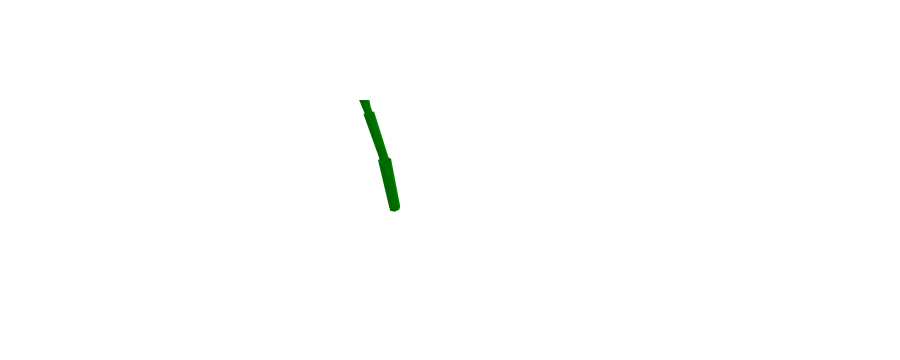

Notebook code cell kept with this figure:
### Code cell
import numpy as np
import plotly.graph_objects as go
from ipywidgets import interact, widgets

def cylinder_between_points(p0, p1, radius, n=8):
    """
    Generate the mesh data for a cylinder between two points p0 and p1.
    """
    # Vector from p0 to p1
    v = np.array(p1) - np.array(p0)
    # Length of the cylinder
    length = np.linalg.norm(v)
    if length == 0:
        return None  # Avoid division by zero
    # Unit vector in direction of cylinder axis
    v = v / length

    # Create arbitrary vectors orthogonal to v
    not_v = np.array([1, 0, 0])
    if (v == not_v).all():
        not_v = np.array([0, 1, 0])
    n1 = np.cross(v, not_v)
    n1 /= np.linalg.norm(n1)
    n2 = np.cross(v, n1)

    # Generate circle points in the plane orthogonal to v
    t = np.linspace(0, 2 * np.pi, n)
    circle = np.array([np.cos(t), np.sin(t)])
    circle_pts = radius * (np.outer(n1, circle[0]) + np.outer(n2, circle[1]))

    # Points at base and top of cylinder
    x_base = p0[0] + circle_pts[0]
    y_base = p0[1] + circle_pts[1]
    z_base = p0[2] + circle_pts[2]

    x_top = x_base + v[0] * length
    y_top = y_base + v[1] * length
    z_top = z_base + v[2] * length

    # Combine base and top points
    x = np.concatenate([x_base, x_top])
    y = np.concatenate([y_base, y_top])
    z = np.concatenate([z_base, z_top])

    # Define faces of the cylinder
    faces = []
    n_points = n
    for i in range(n_points):
        next_i = (i + 1) % n_points
        # Side faces
        faces.append([i, next_i, n_points + next_i])
        faces.append([i, n_points + next_i, n_points + i])
    return x, y, z, faces

def draw_tree_3d(x1, y1, z1, theta, phi, depth, angle_range_deg, length_factor,
                 linewidth_factor, length_scale, width_scale, branching_factor,
                 branching_scale, initial_depth, cylinders):
    if depth > 0:
        scale_exponent = initial_depth - depth
        scaled_length = length_factor * (length_scale ** scale_exponent)
        scaled_width = linewidth_factor * (width_scale ** scale_exponent)

        # Compute the direction vector
        direction = np.array([
            np.sin(theta) * np.cos(phi),
            np.sin(theta) * np.sin(phi),
            np.cos(theta)
        ])

        # Compute the new point
        x2 = x1 + direction[0] * scaled_length
        y2 = y1 + direction[1] * scaled_length
        z2 = z1 + direction[2] * scaled_length

        # Store the cylinder data
        cylinder_data = cylinder_between_points(
            [x1, y1, z1],
            [x2, y2, z2],
            scaled_width
        )
        if cylinder_data:
            x_cyl, y_cyl, z_cyl, faces = cylinder_data
            cylinders.append({
                'x': x_cyl,
                'y': y_cyl,
                'z': z_cyl,
                'faces': faces,
                'color': 'green'
            })

        # Compute current branching factor
        current_branching_factor = max(1, int(branching_factor * (branching_scale ** scale_exponent)))

        # Generate new branches
        angle_range_rad = np.deg2rad(angle_range_deg)

        for _ in range(current_branching_factor):
            # Random angles within the specified range
            delta_theta = angle_range_rad * (np.random.rand() - 0.5)
            delta_phi = angle_range_rad * (np.random.rand() - 0.5)
            new_theta = theta + delta_theta
            new_phi = phi + delta_phi
            # Recursive call
            draw_tree_3d(
                x2, y2, z2, new_theta, new_phi, depth - 1, angle_range_deg,
                length_factor, linewidth_factor, length_scale, width_scale,
                branching_factor, branching_scale, initial_depth, cylinders
            )

def plot_tree_3d(depth, angle_range_deg, length_factor, linewidth_factor,
                 length_scale, width_scale, branching_factor, branching_scale):
    cylinders = []
    initial_theta = 0  # Initial angle from z-axis
    initial_phi = 0    # Initial angle in x-y plane
    initial_depth = depth
    draw_tree_3d(
        0, 0, 0, initial_theta, initial_phi, depth, angle_range_deg,
        length_factor, linewidth_factor, length_scale, width_scale,
        branching_factor, branching_scale, initial_depth, cylinders
    )

    # Prepare data for plotting
    fig = go.Figure()
    for cyl in cylinders:
        fig.add_trace(go.Mesh3d(
            x=cyl['x'],
            y=cyl['y'],
            z=cyl['z'],
            color=cyl['color'],
            opacity=1.0,
            i=[face[0] for face in cyl['faces']],
            j=[face[1] for face in cyl['faces']],
            k=[face[2] for face in cyl['faces']],
            flatshading=True,
            showscale=False
        ))

    fig.update_layout(
        scene=dict(
            xaxis=dict(visible=False),
            yaxis=dict(visible=False),
            zaxis=dict(visible=False),
            aspectmode='data'
        ),
        showlegend=False
    )
    fig.show()

interact(
    plot_tree_3d,
    depth=widgets.IntSlider(min=1, max=8, step=1, value=4, description='Depth'),
    angle_range_deg=widgets.FloatSlider(min=0, max=180, step=1, value=30, description='Angle Range'),
    length_factor=widgets.FloatSlider(min=1, max=10, step=1, value=5, description='Base Length'),
    linewidth_factor=widgets.FloatSlider(min=0.1, max=2, step=0.1, value=0.5, description='Base Width'),
    length_scale=widgets.FloatSlider(min=0.5, max=1.5, step=0.05, value=0.7, description='Length Scale'),
    width_scale=widgets.FloatSlider(min=0.5, max=1.0, step=0.05, value=0.7, description='Width Scale'),
    branching_factor=widgets.IntSlider(min=1, max=5, step=1, value=2, description='Branches'),
    branching_scale=widgets.FloatSlider(min=0.5, max=1.0, step=0.1, value=1.0, description='Branching Scale')
)

### Figure 1 — Plotly figure (JSON) as saved in the notebook; plotly's stock layout.template omitted (floating-point values rounded to 4 significant figures)
{"data": [{"color": "green", "flatshading": true, "i": [0, 0, 1, 1, 2, 2, 3, 3, 4, 4, 5, 5, 6, 6, 7, 7], "j": [1, 9, 2, 10, 3, 11, 4, 12, 5, 13, 6, 14, 7, 15, 0, 8], "k": [9, 8, 10, 9, 11, 10, 12, 11, 13, 12, 14, 13, 15, 14, 8, 15], "opacity": 1, "showscale": false, "type": "mesh3d", "x": [0, -0.3909, -0.4875, -0.2169, 0.2169, 0.4875, 0.3909, 1.225e-16, 0, -0.3909, -0.4875, -0.2169, 0.2169, 0.4875, 0.3909, 1.225e-16], "y": [0.5, 0.3117, -0.1113, -0.4505, -0.4505, -0.1113, 0.3117, 0.5, 0.5, 0.3117, -0.1113, -0.4505, -0.4505, -0.1113, 0.3117, 0.5], "z": [0, 0, 0, 0, 0, 0, 0, 0, 5, 5, 5, 5, 5, 5, 5, 5]}, {"color": "green", "flatshading": true, "i": [0, 0, 1, 1, 2, 2, 3, 3, 4, 4, 5, 5, 6, 6, 7, 7], "j": [1, 9, 2, 10, 3, 11, 4, 12, 5, 13, 6, 14, 7, 15, 0, 8], "k": [9, 8, 10, 9, 11, 10, 12, 11, 13, 12, 14, 13, 15, 14, 8, 15], "opacity": 1, "showscale": false, "type": "mesh3d", "x": [0, -0.2675, -0.3336, -0.1485, 0.1485, 0.3336, 0.2675, 8.382e-17, 0.7345, 0.467, 0.4009, 0.5861, 0.883, 1.068, 1.002, 0.7345], "y": [0.35, 0.2177, -0.07853, -0.3156, -0.315, -0.07723, 0.2187, 0.35, 0.3191, 0.1868, -0.1094, -0.3465, -0.3459, -0.1081, 0.1878, 0.3191], "z": [5.003, 5.059, 5.071, 5.029, 4.965, 4.928, 4.945, 5.003, 8.425, 8.481, 8.493, 8.451, 8.387, 8.35, 8.366, 8.425]}, {"color": "green", "flatshading": true, "i": [0, 0, 1, 1, 2, 2, 3, 3, 4, 4, 5, 5, 6, 6, 7, 7], "j": [1, 9, 2, 10, 3, 11, 4, 12, 5, 13, 6, 14, 7, 15, 0, 8], "k": [9, 8, 10, 9, 11, 10, 12, 11, 13, 12, 14, 13, 15, 14, 8, 15], "opacity": 1, "showscale": false, "type": "mesh3d", "x": [0.7345, 0.5583, 0.5148, 0.6367, 0.8323, 0.9543, 0.9108, 0.7345, 1.694, 1.518, 1.474, 1.596, 1.792, 1.914, 1.87, 1.694], "y": [0.2135, 0.116, -0.09209, -0.2541, -0.248, -0.07843, 0.1269, 0.2135, 0.04891, -0.04856, -0.2566, -0.4186, -0.4125, -0.243, -0.03761, 0.04891], "z": [8.44, 8.508, 8.511, 8.447, 8.364, 8.325, 8.358, 8.44, 10.69, 10.76, 10.76, 10.7, 10.61, 10.57, 10.61, 10.69]}, {"color": "green", "flatshading": true, "i": [0, 0, 1, 1, 2, 2, 3, 3, 4, 4, 5, 5, 6, 6, 7, 7], "j": [1, 9, 2, 10, 3, 11, 4, 12, 5, 13, 6, 14, 7, 15, 0, 8], "k": [9, 8, 10, 9, 11, 10, 12, 11, 13, 12, 14, 13, 15, 14, 8, 15], "opacity": 1, "showscale": false, "type": "mesh3d", "x": [1.694, 1.588, 1.561, 1.635, 1.753, 1.827, 1.801, 1.694, 2.738, 2.631, 2.605, 2.679, 2.797, 2.87, 2.844, 2.738], "y": [-0.02433, -0.09427, -0.2404, -0.3527, -0.3465, -0.2266, -0.08323, -0.02433, -0.1164, -0.1864, -0.3325, -0.4448, -0.4386, -0.3187, -0.1753, -0.1164], "z": [10.68, 10.76, 10.77, 10.7, 10.61, 10.57, 10.6, 10.68, 12.04, 12.12, 12.13, 12.06, 11.97, 11.92, 11.95, 12.04]}, {"color": "green", "flatshading": true, "i": [0, 0, 1, 1, 2, 2, 3, 3, 4, 4, 5, 5, 6, 6, 7, 7], "j": [1, 9, 2, 10, 3, 11, 4, 12, 5, 13, 6, 14, 7, 15, 0, 8], "k": [9, 8, 10, 9, 11, 10, 12, 11, 13, 12, 14, 13, 15, 14, 8, 15], "opacity": 1, "showscale": false, "type": "mesh3d", "x": [1.694, 1.582, 1.554, 1.632, 1.756, 1.834, 1.806, 1.694, 2.632, 2.52, 2.492, 2.57, 2.694, 2.772, 2.744, 2.632], "y": [-0.02713, -0.1046, -0.2505, -0.3549, -0.3392, -0.2153, -0.07641, -0.02713, -0.3032, -0.3806, -0.5265, -0.6309, -0.6153, -0.4914, -0.3525, -0.3032], "z": [10.7, 10.76, 10.75, 10.68, 10.6, 10.57, 10.62, 10.7, 12.11, 12.17, 12.16, 12.09, 12.01, 11.98, 12.03, 12.11]}, {"color": "green", "flatshading": true, "i": [0, 0, 1, 1, 2, 2, 3, 3, 4, 4, 5, 5, 6, 6, 7, 7], "j": [1, 9, 2, 10, 3, 11, 4, 12, 5, 13, 6, 14, 7, 15, 0, 8], "k": [9, 8, 10, 9, 11, 10, 12, 11, 13, 12, 14, 13, 15, 14, 8, 15], "opacity": 1, "showscale": false, "type": "mesh3d", "x": [0.7345, 0.5535, 0.5088, 0.6341, 0.835, 0.9603, 0.9156, 0.7345, 1.535, 1.354, 1.309, 1.434, 1.635, 1.761, 1.716, 1.535], "y": [0.2141, 0.1225, -0.08463, -0.2513, -0.252, -0.08618, 0.1212, 0.2141, 0.2371, 0.1455, -0.06164, -0.2283, -0.229, -0.06319, 0.1442, 0.2371], "z": [8.419, 8.483, 8.5, 8.459, 8.389, 8.344, 8.358, 8.419, 10.73, 10.8, 10.82, 10.77, 10.7, 10.66, 10.67, 10.73]}, {"color": "green", "flatshading": true, "i": [0, 0, 1, 1, 2, 2, 3, 3, 4, 4, 5, 5, 6, 6, 7, 7], "j": [1, 9, 2, 10, 3, 11, 4, 12, 5, 13, 6, 14, 7, 15, 0, 8], "k": [9, 8, 10, 9, 11, 10, 12, 11, 13, 12, 14, 13, 15, 14, 8, 15], "opacity": 1, "showscale": false, "type": "mesh3d", "x": [1.535, 1.407, 1.376, 1.464, 1.606, 1.694, 1.663, 1.535, 2.054, 1.926, 1.895, 1.983, 2.125, 2.213, 2.182, 2.054], "y": [0.1634, 0.09673, -0.04868, -0.1634, -0.161, -0.04332, 0.101, 0.1634, 0.07679, 0.01016, -0.1353, -0.25, -0.2476, -0.1299, 0.01446, 0.07679], "z": [10.75, 10.78, 10.79, 10.75, 10.71, 10.68, 10.7, 10.75, 12.38, 12.42, 12.42, 12.38, 12.34, 12.32, 12.33, 12.38]}, {"color": "green", "flatshading": true, "i": [0, 0, 1, 1, 2, 2, 3, 3, 4, 4, 5, 5, 6, 6, 7, 7], "j": [1, 9, 2, 10, 3, 11, 4, 12, 5, 13, 6, 14, 7, 15, 0, 8], "k": [9, 8, 10, 9, 11, 10, 12, 11, 13, 12, 14, 13, 15, 14, 8, 15], "opacity": 1, "showscale": false, "type": "mesh3d", "x": [1.535, 1.419, 1.391, 1.471, 1.599, 1.679, 1.651, 1.535, 2.4, 2.284, 2.256, 2.336, 2.464, 2.544, 2.516, 2.4], "y": [0.1613, 0.1087, -0.03174, -0.1542, -0.1665, -0.05934, 0.08652, 0.1613, 0.4036, 0.351, 0.2106, 0.08811, 0.07583, 0.183, 0.3288, 0.4036], "z": [10.71, 10.79, 10.83, 10.8, 10.73, 10.66, 10.65, 10.71, 12.17, 12.25, 12.29, 12.26, 12.19, 12.12, 12.11, 12.17]}, {"color": "green", "flatshading": true, "i": [0, 0, 1, 1, 2, 2, 3, 3, 4, 4, 5, 5, 6, 6, 7, 7], "j": [1, 9, 2, 10, 3, 11, 4, 12, 5, 13, 6, 14, 7, 15, 0, 8], "k": [9, 8, 10, 9, 11, 10, 12, 11, 13, 12, 14, 13, 15, 14, 8, 15], "opacity": 1, "showscale": false, "type": "mesh3d", "x": [0, -0.268, -0.3342, -0.1487, 0.1487, 0.3342, 0.268, 8.396e-17, 0.7069, 0.4389, 0.3727, 0.5581, 0.8556, 1.041, 0.9749, 0.7069], "y": [0.35, 0.219, -0.07687, -0.3149, -0.3158, -0.07888, 0.2174, 0.35, 0.4001, 0.2691, -0.02677, -0.2648, -0.2657, -0.02879, 0.2675, 0.4001], "z": [4.995, 5.052, 5.07, 5.035, 4.974, 4.932, 4.942, 4.995, 8.422, 8.48, 8.498, 8.463, 8.401, 8.36, 8.369, 8.422]}, {"color": "green", "flatshading": true, "i": [0, 0, 1, 1, 2, 2, 3, 3, 4, 4, 5, 5, 6, 6, 7, 7], "j": [1, 9, 2, 10, 3, 11, 4, 12, 5, 13, 6, 14, 7, 15, 0, 8], "k": [9, 8, 10, 9, 11, 10, 12, 11, 13, 12, 14, 13, 15, 14, 8, 15], "opacity": 1, "showscale": false, "type": "mesh3d", "x": [0.7069, 0.5154, 0.4681, 0.6006, 0.8131, 0.9456, 0.8984, 0.7069, 0.6414, 0.4499, 0.4027, 0.5352, 0.7477, 0.8802, 0.8329, 0.6414], "y": [0.2951, 0.2029, -0.004364, -0.1706, -0.1707, -0.004481, 0.2028, 0.2951, 0.2726, 0.1804, -0.02689, -0.1931, -0.1932, -0.02701, 0.1803, 0.2726], "z": [8.43, 8.424, 8.421, 8.423, 8.428, 8.433, 8.434, 8.43, 10.88, 10.87, 10.87, 10.87, 10.88, 10.88, 10.88, 10.88]}, {"color": "green", "flatshading": true, "i": [0, 0, 1, 1, 2, 2, 3, 3, 4, 4, 5, 5, 6, 6, 7, 7], "j": [1, 9, 2, 10, 3, 11, 4, 12, 5, 13, 6, 14, 7, 15, 0, 8], "k": [9, 8, 10, 9, 11, 10, 12, 11, 13, 12, 14, 13, 15, 14, 8, 15], "opacity": 1, "showscale": false, "type": "mesh3d", "x": [0.6414, 0.5077, 0.4747, 0.5672, 0.7156, 0.8081, 0.7751, 0.6414, 0.5105, 0.3768, 0.3438, 0.4363, 0.5847, 0.6772, 0.6442, 0.5105], "y": [0.1989, 0.1349, -0.009944, -0.1265, -0.127, -0.01117, 0.1339, 0.1989, 0.1168, 0.05283, -0.09197, -0.2085, -0.2091, -0.0932, 0.05185, 0.1168], "z": [10.88, 10.87, 10.86, 10.86, 10.87, 10.89, 10.89, 10.88, 12.59, 12.58, 12.57, 12.57, 12.58, 12.6, 12.6, 12.59]}, {"color": "green", "flatshading": true, "i": [0, 0, 1, 1, 2, 2, 3, 3, 4, 4, 5, 5, 6, 6, 7, 7], "j": [1, 9, 2, 10, 3, 11, 4, 12, 5, 13, 6, 14, 7, 15, 0, 8], "k": [9, 8, 10, 9, 11, 10, 12, 11, 13, 12, 14, 13, 15, 14, 8, 15], "opacity": 1, "showscale": false, "type": "mesh3d", "x": [0.6414, 0.508, 0.475, 0.5674, 0.7155, 0.8078, 0.7749, 0.6414, 0.8095, 0.6761, 0.6431, 0.7355, 0.8836, 0.9759, 0.943, 0.8095], "y": [0.1987, 0.1351, -0.009468, -0.1262, -0.1271, -0.01157, 0.1334, 0.1987, 0.3083, 0.2448, 0.1002, -0.01652, -0.01746, 0.09807, 0.2431, 0.3083], "z": [10.87, 10.88, 10.9, 10.89, 10.88, 10.86, 10.86, 10.87, 12.57, 12.59, 12.6, 12.6, 12.58, 12.57, 12.56, 12.57]}, {"color": "green", "flatshading": true, "i": [0, 0, 1, 1, 2, 2, 3, 3, 4, 4, 5, 5, 6, 6, 7, 7], "j": [1, 9, 2, 10, 3, 11, 4, 12, 5, 13, 6, 14, 7, 15, 0, 8], "k": [9, 8, 10, 9, 11, 10, 12, 11, 13, 12, 14, 13, 15, 14, 8, 15], "opacity": 1, "showscale": false, "type": "mesh3d", "x": [0.7069, 0.5353, 0.4929, 0.6116, 0.8021, 0.9209, 0.8785, 0.7069, 1.795, 1.624, 1.581, 1.7, 1.891, 2.009, 1.967, 1.795], "y": [0.2946, 0.1972, -0.01094, -0.1732, -0.1673, 0.002302, 0.2079, 0.2946, 0.1577, 0.0603, -0.1479, -0.3101, -0.3042, -0.1346, 0.07092, 0.1577], "z": [8.443, 8.522, 8.53, 8.461, 8.367, 8.318, 8.352, 8.443, 10.63, 10.71, 10.72, 10.65, 10.56, 10.51, 10.54, 10.63]}, {"color": "green", "flatshading": true, "i": [0, 0, 1, 1, 2, 2, 3, 3, 4, 4, 5, 5, 6, 6, 7, 7], "j": [1, 9, 2, 10, 3, 11, 4, 12, 5, 13, 6, 14, 7, 15, 0, 8], "k": [9, 8, 10, 9, 11, 10, 12, 11, 13, 12, 14, 13, 15, 14, 8, 15], "opacity": 1, "showscale": false, "type": "mesh3d", "x": [1.795, 1.676, 1.646, 1.729, 1.862, 1.944, 1.915, 1.795, 2.573, 2.453, 2.424, 2.506, 2.639, 2.722, 2.692, 2.573], "y": [0.08465, 0.02048, -0.1245, -0.2411, -0.2416, -0.1255, 0.01967, 0.08465, 0.09482, 0.03066, -0.1143, -0.231, -0.2314, -0.1153, 0.02985, 0.09482], "z": [10.62, 10.68, 10.69, 10.65, 10.59, 10.54, 10.56, 10.62, 12.15, 12.21, 12.22, 12.18, 12.11, 12.07, 12.09, 12.15]}, {"color": "green", "flatshading": true, "i": [0, 0, 1, 1, 2, 2, 3, 3, 4, 4, 5, 5, 6, 6, 7, 7], "j": [1, 9, 2, 10, 3, 11, 4, 12, 5, 13, 6, 14, 7, 15, 0, 8], "k": [9, 8, 10, 9, 11, 10, 12, 11, 13, 12, 14, 13, 15, 14, 8, 15], "opacity": 1, "showscale": false, "type": "mesh3d", "x": [1.795, 1.676, 1.647, 1.729, 1.861, 1.944, 1.914, 1.795, 2.587, 2.468, 2.439, 2.521, 2.653, 2.735, 2.706, 2.587], "y": [0.08425, 0.02404, -0.1197, -0.2387, -0.2433, -0.1302, 0.01562, 0.08425, 0.1878, 0.1276, -0.01613, -0.1351, -0.1398, -0.02663, 0.1192, 0.1878], "z": [10.61, 10.67, 10.7, 10.66, 10.59, 10.54, 10.55, 10.61, 12.12, 12.19, 12.22, 12.18, 12.11, 12.06, 12.07, 12.12]}], "layout": {"autosize": true, "dragmode": "pan", "height": 360, "scene": {"aspectmode": "data", "aspectratio": {"x": 0.9249, "y": 0.3115, "z": 3.471}, "camera": {"center": {"x": -1.676, "y": -0.3895, "z": -0.6333}, "eye": {"x": -3.742, "y": 2.011, "z": 1.873}, "projection": {"type": "perspective"}, "up": {"x": 0, "y": 0, "z": 1}}, "dragmode": "pan", "xaxis": {"type": "linear", "visible": false}, "yaxis": {"type": "linear", "visible": false}, "zaxis": {"type": "linear", "visible": false}}, "showlegend": false}}
